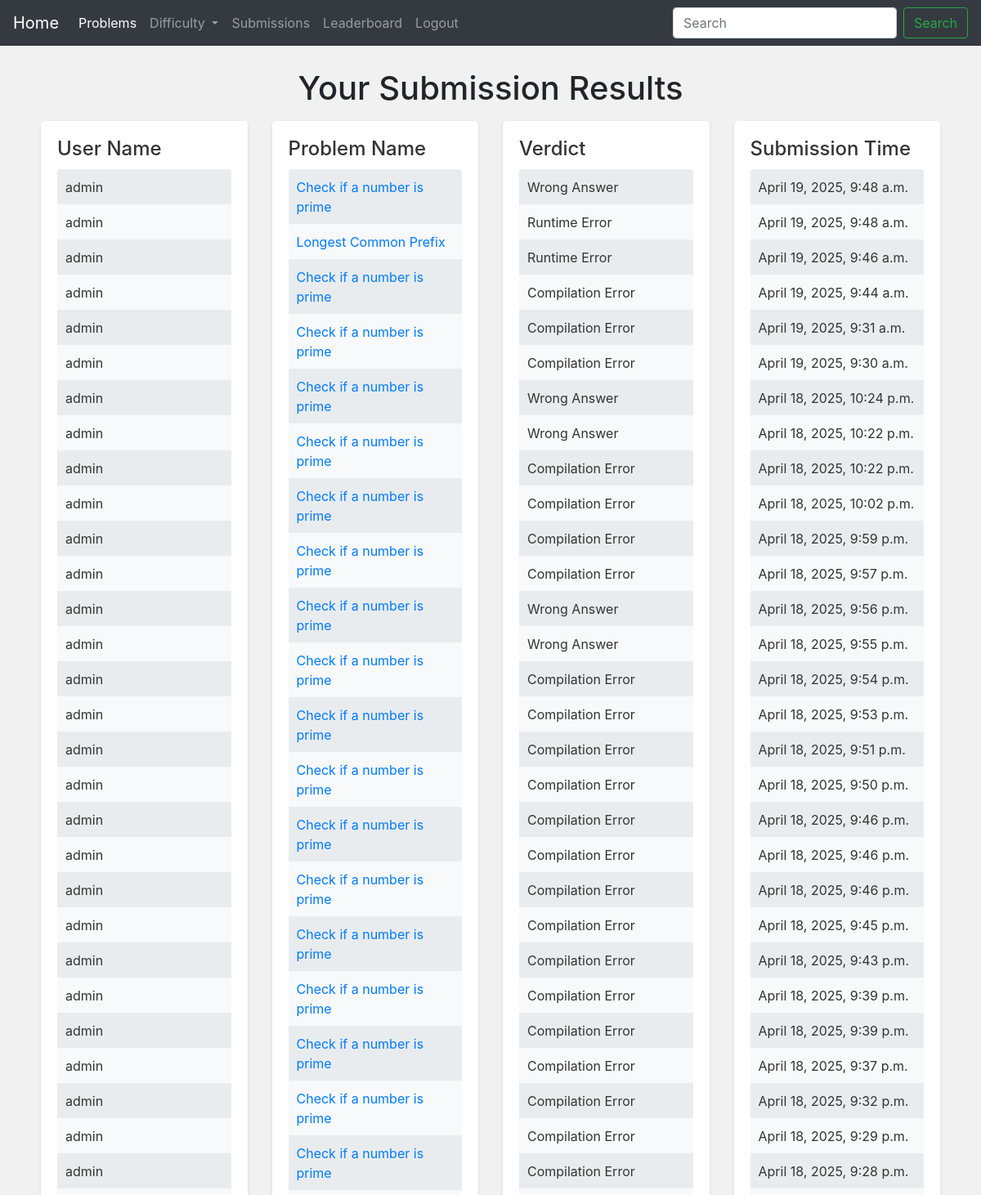
The page /submission/ (signed in, upper part) on the database its author committed.
### ocj/models.py (models this page shows, shortened)
class Submissions(models.Model):
    LANGUAGES = (("C++", "C++"), ("C", "C"), ("Python3", "Python3"), ("Java", "Java"))
    user = models.ForeignKey(User, on_delete=models.CASCADE)
    problem = models.ForeignKey(Problem, on_delete=models.CASCADE)
    language = models.CharField(max_length=50)
    user_code = models.TextField()
    user_stdout = models.TextField(max_length=10000, default="")
    user_stderr = models.TextField(max_length=10000, default="")
    verdict = models.CharField(max_length=20, default="Wrong Answer")
    run_time = models.FloatField(null=True, default=0)
    language = models.CharField(
        max_length=10, choices=LANGUAGES, default="C++")
    submission_time = models.DateTimeField(auto_now_add=True)

class Problem(models.Model):
    title = models.CharField(max_length=255)
    description = models.TextField()
    sample_input = models.TextField()
    sample_output = models.TextField()
    created_at = models.DateTimeField(auto_now_add=True)
    def __str__(self):
        return self.title

### ocj/views.py (the view)
# urls.py: path('submission/', submission,name='submission'),
def submission(request):
    submissions = Submissions.objects.filter(user=request.user)
    sorted_submissions = sorted(submissions, key=lambda x: x.submission_time, reverse=True)
    context = {'submissions': sorted_submissions}
    return render(request, 'submission.html', context)

### templates/submission.html (shortened to what this page needs)
{% extends 'base.html' %}
{% block content %}
   {% if user.is_authenticated %}
 <div class="container">
    <h1 class="mt-2" align="center">Your Submission Results</h1>
    <div class="row mt-3">
      <div class="col-lg-3">
        <div class="result-column">
          <h4>User Name</h4>
          <ul class="list-group" id="userNameList">
           {% for submission in submissions %}
              <li class="list-group-item">{{ submission.user }}</li>
            {% empty %}
              <li class="list-group-item">---</li>
            {% endfor %}
          </ul>
        </div>
      </div>
      <div class="col-lg-3">
        <div class="result-column">
          <h4>Problem Name</h4>
          <ul class="list-group" id="problemNameList">
             {% for submission in submissions %}
                    <li class="list-group-item"><a href="/submission/{{submission.pk}}">{{submission.problem}}</a></li>
                {% empty %}
                    <li>No problems found.</li>
                {% endfor %}
          </ul>
        </div>
      </div>
      <div class="col-lg-3">
        <div class="result-column">
          <h4>Verdict</h4>
          <ul class="list-group" id="verdictList">
             {% for submission in submissions%}
                    <li class="list-group-item">{{submission.verdict}}</li>
                {% empty %}
                    <li>---</li>
                {% endfor %}
          </ul>
        </div>
      </div>
      <div class="col-lg-3">
        <div class="result-column">
          <h4>Submission Time</h4>
          <ul class="list-group" id="submissionTimeList">
            {% for submission in submissions %}
                    <li class="list-group-item">{{submission.submission_time}}</li>
                {% empty %}
                    <li>---</li>
                {% endfor %}
          </ul>
        </div>
      </div>
    </div>
  </div>
            {% else %}
               <h2>Login <a href="{% url 'login' %}">here</a> to see the problems</h2>
            {% endif %}
{% endblock %}

### templates/base.html (shortened to what this page needs)
<!doctype html>
<html lang="en">
  <head>
    <link rel="stylesheet" href="https://cdn.jsdelivr.net/npm/bootstrap@4.3.1/dist/css/bootstrap.min.css">
   <link rel="stylesheet" href="https://stackpath.bootstrapcdn.com/bootstrap/4.5.0/css/bootstrap.min.css">
  </head>
  <body>
  <nav class="navbar navbar-expand-lg navbar-dark bg-dark">
  <a class="navbar-brand" href="{% url 'home' %}">Home</a>
  <div class="collapse navbar-collapse" id="navbarSupportedContent">
    <ul class="navbar-nav mr-auto">
      <li class="nav-item active">
        <a class="nav-link" href="{% url 'problems' %}">Problems <span class="sr-only">(current)</span></a>
      </li>
      <li class="nav-item dropdown">
        <a class="nav-link dropdown-toggle" href="#" id="navbarDropdown" role="button" data-toggle="dropdown" aria-haspopup="true" aria-expanded="false">
          Difficulty
        </a>
      </li>
      <li class="nav-item">
        <a class="nav-link" href="{% url 'submission' %}">Submissions</a>
      </li>
        <li class="nav-item">
        <a class="nav-link" href="{% url 'leaderboard' %}">Leaderboard</a>
      </li>
            {% if user.is_authenticated %}
                <li class="nav-item"><a class="nav-link" href="{% url 'logout' %}">Logout</a></li>
            {% else %}
                <li class="nav-item"><a class="nav-link" href="{% url 'login' %}">Login</a></li>
                <li class="nav-item"><a class="nav-link" href="{% url 'signup' %}">Sign Up</a></li>
            {% endif %}
    </ul>
    <form class="form-inline my-2 my-lg-0">
      <input class="form-control mr-sm-2" type="search" placeholder="Search" aria-label="Search">
      <button class="btn btn-outline-success my-2 my-sm-0" type="submit">Search</button>
    </form>
  </div>
</nav>
  {% block content %} {% endblock content %}
  </body>
</html>

### templates/base.html (style rules this page uses)
body { background-color: #f1f1f1; }
.container { padding: 20px; }
.result-column { background-color: #ffffff; padding: 20px; border-radius: 5px; margin-bottom: 20px; box-shadow: 0 2px 4px rgba(0, 0, 0, 0.1); }
.result-column h4 { margin-bottom: 10px; color: #333333; }
.list-group-item { background-color: #f8f9fa; border: none; padding: 10px; color: #333333; }
.list-group-item:nth-child(odd) { background-color: #e9ecef; }

### rows shown on the page
Submissions: user "admin", problem "Check if a number is prime", verdict "Wrong Answer", submission_time "April 19, 2025, 9:48 a.m."
Submissions: user "admin", problem "Longest Common Prefix", verdict "Runtime Error", submission_time "April 19, 2025, 9:48 a.m."
Submissions: user "admin", problem "Check if a number is prime", verdict "Runtime Error", submission_time "April 19, 2025, 9:46 a.m."
Submissions: user "admin", problem "Check if a number is prime", verdict "Compilation Error", submission_time "April 19, 2025, 9:44 a.m."
Submissions: user "admin", problem "Check if a number is prime", verdict "Compilation Error", submission_time "April 19, 2025, 9:31 a.m."
Submissions: user "admin", problem "Check if a number is prime", verdict "Compilation Error", submission_time "April 19, 2025, 9:30 a.m."
Submissions: user "admin", problem "Check if a number is prime", verdict "Wrong Answer", submission_time "April 18, 2025, 10:24 p.m."
Submissions: user "admin", problem "Check if a number is prime", verdict "Wrong Answer", submission_time "April 18, 2025, 10:22 p.m."
Submissions: user "admin", problem "Check if a number is prime", verdict "Compilation Error", submission_time "April 18, 2025, 10:22 p.m."
Submissions: user "admin", problem "Check if a number is prime", verdict "Compilation Error", submission_time "April 18, 2025, 10:02 p.m."
Submissions: user "admin", problem "Check if a number is prime", verdict "Compilation Error", submission_time "April 18, 2025, 9:59 p.m."
Submissions: user "admin", problem "Check if a number is prime", verdict "Compilation Error", submission_time "April 18, 2025, 9:57 p.m."
Submissions: user "admin", problem "Check if a number is prime", verdict "Wrong Answer", submission_time "April 18, 2025, 9:56 p.m."
Submissions: user "admin", problem "Check if a number is prime", verdict "Wrong Answer", submission_time "April 18, 2025, 9:55 p.m."
Submissions: user "admin", problem "Check if a number is prime", verdict "Compilation Error", submission_time "April 18, 2025, 9:54 p.m."
Submissions: user "admin", problem "Check if a number is prime", verdict "Compilation Error", submission_time "April 18, 2025, 9:53 p.m."
Submissions: user "admin", problem "Check if a number is prime", verdict "Compilation Error", submission_time "April 18, 2025, 9:51 p.m."
Submissions: user "admin", problem "Check if a number is prime", verdict "Compilation Error", submission_time "April 18, 2025, 9:50 p.m."
Submissions: user "admin", problem "Check if a number is prime", verdict "Compilation Error", submission_time "April 18, 2025, 9:46 p.m."
Submissions: user "admin", verdict "Compilation Error", submission_time "April 18, 2025, 9:46 p.m."
Submissions: user "admin", verdict "Compilation Error", submission_time "April 18, 2025, 9:46 p.m."
Submissions: user "admin", verdict "Compilation Error", submission_time "April 18, 2025, 9:45 p.m."
Submissions: user "admin", verdict "Compilation Error", submission_time "April 18, 2025, 9:43 p.m."
Submissions: user "admin", verdict "Compilation Error", submission_time "April 18, 2025, 9:39 p.m."
Submissions: user "admin", verdict "Compilation Error", submission_time "April 18, 2025, 9:39 p.m."
Submissions: user "admin", verdict "Compilation Error", submission_time "April 18, 2025, 9:37 p.m."
Submissions: user "admin", verdict "Compilation Error", submission_time "April 18, 2025, 9:32 p.m."
Submissions: user "admin", verdict "Compilation Error", submission_time "April 18, 2025, 9:29 p.m."
Submissions: user "admin", verdict "Compilation Error", submission_time "April 18, 2025, 9:28 p.m."
